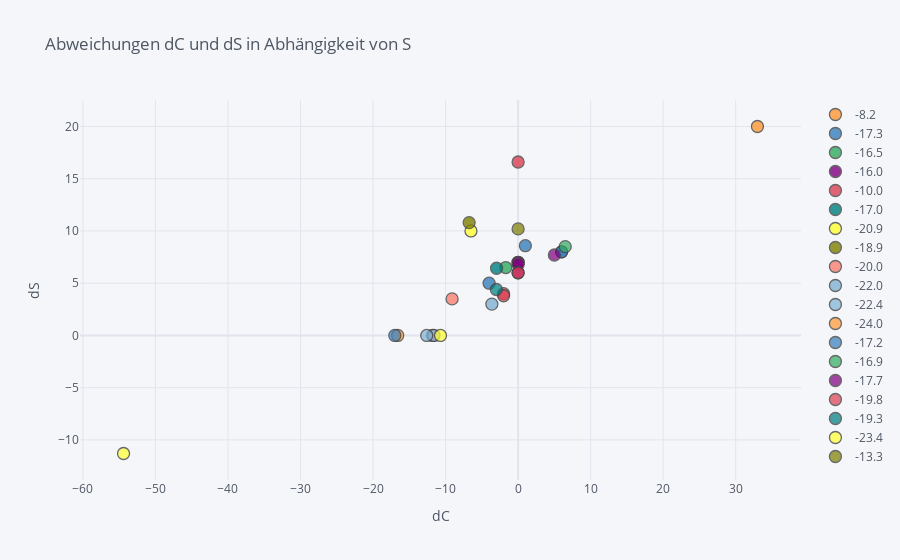

Write notebook code for a chart like this one.
### Code cell
df.iplot(
x='dC',
y='dS',
# Specify the category
categories='S',
xTitle='dC',
yTitle='dS',
title='Abweichungen dC und dS in Abhängigkeit von S')
plt.show()

### Figure 1 — Plotly figure (JSON) as saved in the notebook; plotly's stock layout.template omitted (floating-point values rounded to 4 significant figures)
{"data": [{"marker": {"color": "rgba(255, 153, 51, 1.0)", "line": {"width": 1.3}, "opacity": 0.8, "size": 12, "symbol": "circle"}, "mode": "markers", "name": "-8.2", "textfont": {"color": "#4D5663"}, "type": "scatter", "x": [33], "y": [20]}, {"marker": {"color": "rgba(55, 128, 191, 1.0)", "line": {"width": 1.3}, "opacity": 0.8, "size": 12, "symbol": "circle"}, "mode": "markers", "name": "-17.3", "textfont": {"color": "#4D5663"}, "type": "scatter", "x": [6, 1, -4, 6], "y": [8, 8.59, 5, 8]}, {"marker": {"color": "rgba(50, 171, 96, 1.0)", "line": {"width": 1.3}, "opacity": 0.8, "size": 12, "symbol": "circle"}, "mode": "markers", "name": "-16.5", "textfont": {"color": "#4D5663"}, "type": "scatter", "x": [0, -1.7], "y": [7, 6.5]}, {"marker": {"color": "rgba(128, 0, 128, 1.0)", "line": {"width": 1.3}, "opacity": 0.8, "size": 12, "symbol": "circle"}, "mode": "markers", "name": "-16.0", "textfont": {"color": "#4D5663"}, "type": "scatter", "x": [0, 0, 0], "y": [7, 6.8, 6]}, {"marker": {"color": "rgba(219, 64, 82, 1.0)", "line": {"width": 1.3}, "opacity": 0.8, "size": 12, "symbol": "circle"}, "mode": "markers", "name": "-10.0", "textfont": {"color": "#4D5663"}, "type": "scatter", "x": [0], "y": [16.6]}, {"marker": {"color": "rgba(0, 128, 128, 1.0)", "line": {"width": 1.3}, "opacity": 0.8, "size": 12, "symbol": "circle"}, "mode": "markers", "name": "-17.0", "textfont": {"color": "#4D5663"}, "type": "scatter", "x": [-2.97], "y": [6.43]}, {"marker": {"color": "rgba(255, 255, 51, 1.0)", "line": {"width": 1.3}, "opacity": 0.8, "size": 12, "symbol": "circle"}, "mode": "markers", "name": "-20.9", "textfont": {"color": "#4D5663"}, "type": "scatter", "x": [-6.5], "y": [10]}, {"marker": {"color": "rgba(128, 128, 0, 1.0)", "line": {"width": 1.3}, "opacity": 0.8, "size": 12, "symbol": "circle"}, "mode": "markers", "name": "-18.9", "textfont": {"color": "#4D5663"}, "type": "scatter", "x": [-6.75], "y": [10.8]}, {"marker": {"color": "rgba(251, 128, 114, 1.0)", "line": {"width": 1.3}, "opacity": 0.8, "size": 12, "symbol": "circle"}, "mode": "markers", "name": "-20.0", "textfont": {"color": "#4D5663"}, "type": "scatter", "x": [-9.1, -11.8], "y": [3.5, 0]}, {"marker": {"color": "rgba(128, 177, 211, 1.0)", "line": {"width": 1.3}, "opacity": 0.8, "size": 12, "symbol": "circle"}, "mode": "markers", "name": "-22.0", "textfont": {"color": "#4D5663"}, "type": "scatter", "x": [-11.6, -3.62], "y": [0, 3]}, {"marker": {"color": "rgba(128, 177, 211, 0.8999999999999999)", "line": {"width": 1.3}, "opacity": 0.8, "size": 12, "symbol": "circle"}, "mode": "markers", "name": "-22.4", "textfont": {"color": "#4D5663"}, "type": "scatter", "x": [-12.6], "y": [0]}, {"marker": {"color": "rgba(255, 153, 51, 0.8999999999999999)", "line": {"width": 1.3}, "opacity": 0.8, "size": 12, "symbol": "circle"}, "mode": "markers", "name": "-24.0", "textfont": {"color": "#4D5663"}, "type": "scatter", "x": [-16.6], "y": [0]}, {"marker": {"color": "rgba(55, 128, 191, 0.8999999999999999)", "line": {"width": 1.3}, "opacity": 0.8, "size": 12, "symbol": "circle"}, "mode": "markers", "name": "-17.2", "textfont": {"color": "#4D5663"}, "type": "scatter", "x": [-17], "y": [0]}, {"marker": {"color": "rgba(50, 171, 96, 0.8999999999999999)", "line": {"width": 1.3}, "opacity": 0.8, "size": 12, "symbol": "circle"}, "mode": "markers", "name": "-16.9", "textfont": {"color": "#4D5663"}, "type": "scatter", "x": [6.5], "y": [8.5]}, {"marker": {"color": "rgba(128, 0, 128, 0.8999999999999999)", "line": {"width": 1.3}, "opacity": 0.8, "size": 12, "symbol": "circle"}, "mode": "markers", "name": "-17.7", "textfont": {"color": "#4D5663"}, "type": "scatter", "x": [5], "y": [7.7]}, {"marker": {"color": "rgba(219, 64, 82, 0.8999999999999999)", "line": {"width": 1.3}, "opacity": 0.8, "size": 12, "symbol": "circle"}, "mode": "markers", "name": "-19.8", "textfont": {"color": "#4D5663"}, "type": "scatter", "x": [0, -2, -2], "y": [6, 4, 3.8]}, {"marker": {"color": "rgba(0, 128, 128, 0.8999999999999999)", "line": {"width": 1.3}, "opacity": 0.8, "size": 12, "symbol": "circle"}, "mode": "markers", "name": "-19.3", "textfont": {"color": "#4D5663"}, "type": "scatter", "x": [-3], "y": [4.4]}, {"marker": {"color": "rgba(255, 255, 51, 0.8999999999999999)", "line": {"width": 1.3}, "opacity": 0.8, "size": 12, "symbol": "circle"}, "mode": "markers", "name": "-23.4", "textfont": {"color": "#4D5663"}, "type": "scatter", "x": [-10.7, -54.4], "y": [0, -11.3]}, {"marker": {"color": "rgba(128, 128, 0, 0.8999999999999999)", "line": {"width": 1.3}, "opacity": 0.8, "size": 12, "symbol": "circle"}, "mode": "markers", "name": "-13.3", "textfont": {"color": "#4D5663"}, "type": "scatter", "x": [0], "y": [10.2]}], "layout": {"legend": {"bgcolor": "#F5F6F9", "font": {"color": "#4D5663"}}, "paper_bgcolor": "#F5F6F9", "plot_bgcolor": "#F5F6F9", "title": {"font": {"color": "#4D5663"}, "text": "Abweichungen dC und dS in Abhängigkeit von S"}, "xaxis": {"gridcolor": "#E1E5ED", "showgrid": true, "tickfont": {"color": "#4D5663"}, "title": {"font": {"color": "#4D5663"}, "text": "dC"}, "zerolinecolor": "#E1E5ED"}, "yaxis": {"gridcolor": "#E1E5ED", "showgrid": true, "tickfont": {"color": "#4D5663"}, "title": {"font": {"color": "#4D5663"}, "text": "dS"}, "zerolinecolor": "#E1E5ED"}}}
